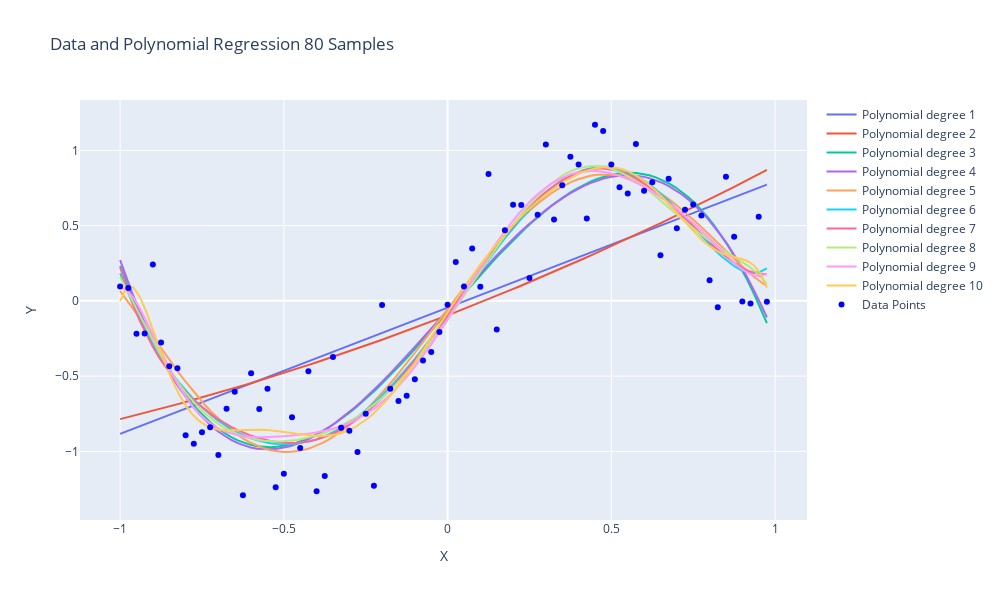

Notebook code for this chart:
### Code cell
# sin noisy 80 sample
print("sin noisy 80 sample")
df = pd.read_csv("data/sin experiment/sin_noisy_80sample.csv")

w_list = []
for degree in range(1, MAX_DEGREE+1):
    w = np.polyfit(df["x"], df["noisy_y"], degree)
    w_list.append(w)
    RMSE = CalculateMSE_poly(df["x"], df["noisy_y"], w)**(1/2)
    print(f'Degree = {degree} | RMSE = {RMSE:.4f}')
model_plot(df["x"],df["noisy_y"],w_list)
